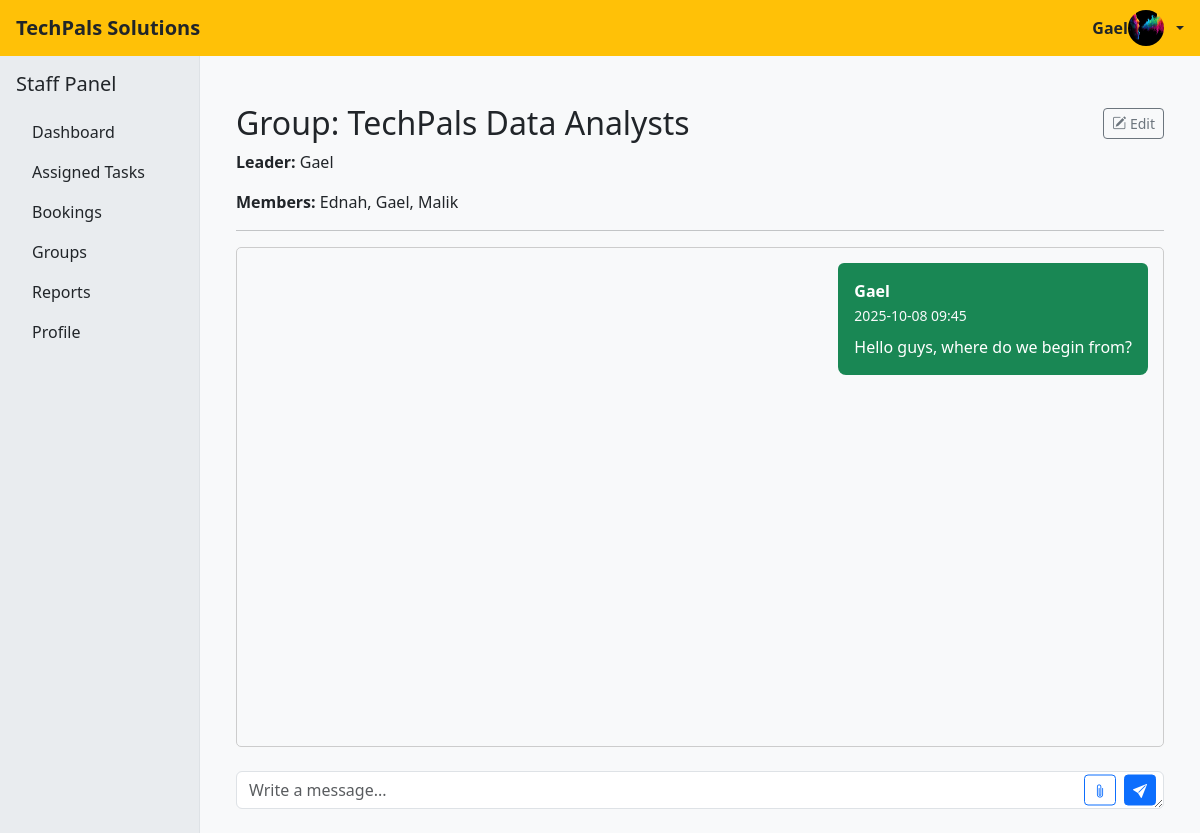
The page /groups/4/ (signed in) on the database its author committed.
### TechPalsApp/models.py (models this page shows, shortened)
class Profile(models.Model):
    user = models.OneToOneField(User, on_delete=models.CASCADE)
    image = models.ImageField(upload_to='profile_pics/', default='default.jpg')
    tech_stack = models.CharField(max_length=100, blank=True, null=True)

class Group(models.Model):
    group_name = models.CharField(max_length=100)
    group_members = models.ManyToManyField(User, related_name='custom_groups')
    group_leader = models.ForeignKey(
        User,
        on_delete=models.SET_NULL,
        null=True,
        blank=True,
        limit_choices_to={'is_staff': True},  # Only staff can be leader
        related_name='led_groups'
    )

class GroupMessage(models.Model):
    group = models.ForeignKey(Group, related_name='messages', on_delete=models.CASCADE)
    sender = models.ForeignKey(User, on_delete=models.CASCADE)
    content = models.TextField(blank=True)
    file = models.FileField(upload_to='group_messages_files/', blank=True, null=True)
    timestamp = models.DateTimeField(auto_now_add=True)

### TechPalsApp/views.py (the view)
# urls.py: path('groups/<int:group_id>/', views.group_chat, name='group-chat'),
@login_required
def group_chat(request, group_id):
    group = get_object_or_404(Group, id=group_id)
    base_template = get_base_template(request.user)
    if request.user != group.group_leader and request.user not in group.group_members.all():
        return HttpResponseForbidden("You are not a member of this group.")
    messages = group.messages.order_by('timestamp')  # Assuming related_name='messages' on GroupMessage
    group_booking = group.group_bookings.first()  # Assuming related_name='group_bookings'
    group_report = getattr(group_booking, 'groupreport', None) if group_booking else None
    context = {
        'group': group,
        'group_booking': group_booking,
        'group_report': group_report,
        'messages': messages,
        'user': request.user,
        'base_template': base_template,
    }
    return render(request, 'group_chat.html', context)

### TechPalsApp/views.py (called while the page is built)
def get_base_template(user):
    if user.is_superuser:
        return 'base_admin.html'
    elif user.is_staff:
        return 'base_staff.html'
    else:
        return 'base_user.html'

### TechPalsApp/templates/group_chat.html (shortened to what this page needs)
{% extends base_template %}
{% block content %}
  <div class="container mt-4">
    <h2 class="d-flex align-items-center justify-content-between">
    Group: {{ group.group_name }}
    {% if user.is_superuser or user == group.group_leader %}
      <a href="{% url 'group-edit' group.id %}" class="btn btn-sm btn-outline-secondary" title="Edit Group">
        <i class="bi bi-pencil-square"></i> Edit
      </a>
    {% endif %}
  </h2>
  <p><strong>Leader:</strong> {{ group.group_leader.username }}</p>
  <p><strong>Members:</strong>
    {% for member in group.group_members.all %}
      {{ member.username }}{% if not forloop.last %}, {% endif %}
    {% empty %}
      No members in this group.
    {% endfor %}
  </p>
  <hr>
  <div id="chat-box" class="mb-4" style="height: 500px; overflow-y: auto; border: 1px solid #ccc; padding: 15px; border-radius: 5px; background-color: #f8f9fa;">
    {% for message in messages %}
      <div class="mb-3 d-flex {% if message.sender == user %}justify-content-end{% else %}justify-content-start{% endif %}">
        <div class="p-3 rounded
          {% if message.sender == user %}
            bg-success text-white rounded-top-left-3 rounded-bottom-3 rounded-top-right-0
          {% else %}
            bg-secondary text-white rounded-top-right-3 rounded-bottom-3 rounded-top-left-0
          {% endif %}" style="max-width: 70%;">
          <strong>{{ message.sender.username }}</strong> <br>
          <small class="text-light">{{ message.timestamp|date:"Y-m-d H:i" }}</small>
          <p class="mb-0 mt-2 white-space-pre-wrap">
            {{ message.content|linebreaksbr }}
          </p>
        </div>
      </div>
    {% empty %}
      <p>No messages yet.</p>
    {% endfor %}
  </div>
  <form method="post" action="{% url 'post-group-message' group.id %}" enctype="multipart/form-data">
    <div class="d-flex flex-column flex-md-row align-items-md-end gap-2">
      <div class="flex-grow-1 position-relative">
        <textarea
          name="content"
          class="form-control pe-5"
          rows="1"
          placeholder="Write a message..."
          required
          style="resize: vertical;"></textarea>
        <div class="position-absolute end-0 top-50 translate-middle-y d-flex gap-2 me-2">
          <label for="file-upload" class="btn btn-outline-primary btn-sm m-0" title="Attach file" style="cursor:pointer;">
            <i class="bi bi-paperclip"></i>
          </label>
          <button type="submit" class="btn btn-primary btn-sm" title="Send">
            <i class="bi bi-send-fill"></i>
          </button>
        </div>
      </div>
    </div>
  </form>
</div>
{% endblock %}

### TechPalsApp/templates/base_staff.html (shortened to what this page needs)
{% load static %}
<!DOCTYPE html>
<html lang="en">
<head>
    <link rel="stylesheet" href="https://cdn.jsdelivr.net/npm/bootstrap-icons@1.10.5/font/bootstrap-icons.css">
    <link href="https://cdn.jsdelivr.net/npm/bootstrap@5.3.2/dist/css/bootstrap.min.css" rel="stylesheet" />
    <link href="https://cdn.jsdelivr.net/npm/bootstrap-icons@1.11.1/font/bootstrap-icons.css" rel="stylesheet" />
</head>
<body class="bg-light">
<nav class="navbar navbar-dark bg-warning sticky-top px-3" style="height: 56px;">
    <a class="navbar-brand text-dark" href="#"><strong>TechPals Solutions</strong></a>
    <div class="dropdown ms-auto">
        <a href="#" class="d-flex align-items-center text-dark fw-bolder text-decoration-none dropdown-toggle fw-bolder" id="userDropdown" data-bs-toggle="dropdown" aria-expanded="false">
            {{ request.user.username }}
            <img src="{% if request.user.profile.image %}{{ request.user.profile.image.url }}{% else %}{% static 'default-profile.png' %}{% endif %}"
                alt="Profile Image"
                width="36" height="36"
                class="rounded-circle me-2" />
        </a>
    </div>
</nav>
<nav class="d-none d-md-block bg-body-secondary text-dark p-3 position-fixed vh-100 overflow-auto border-end"
     style="top: 56px; width: 16.6667%; z-index: 1030;">
    <h5 class="mb-3">Staff Panel</h5>
    <ul class="nav flex-column">
        <li class="nav-item"><a class="nav-link text-dark" href="{% url 'staff-dashboard' %}">Dashboard</a></li>
        <li class="nav-item">
            <a class="nav-link text-dark" href="{% url 'task-list' %}">Assigned Tasks</a>
        </li>
        <li class="nav-item"><a class="nav-link text-dark" href="{% url 'booking-list' %}">Bookings</a></li>
        <li class="nav-item">
            <a class="nav-link text-dark" href="{% url 'group-list' %}"> Groups</a>
        </li>
        <li class="nav-item"><a class="nav-link text-dark" href="#">Reports</a></li>
        <li class="nav-item"><a class="nav-link text-dark" href="#">Profile</a></li>
    </ul>
</nav>
<main class="col-md-9 ms-sm-auto col-lg-10 px-md-4 py-4" style="margin-left: 16.6667%;">
    {% block content %}{% endblock %}
</main>
</body>
</html>

### rows shown on the page
Group: group_name "TechPals Data Analysts", group_leader.username "Gael"
GroupMessage: sender.username "Gael", timestamp "2025-10-08 09:45", content "Hello guys, where do we begin from?"

### other values the page prints
{{ request.user.username }} "Gael"
{{ member.username }} "Ednah"
{{ member.username }} "Gael"
{{ member.username }} "Malik"
